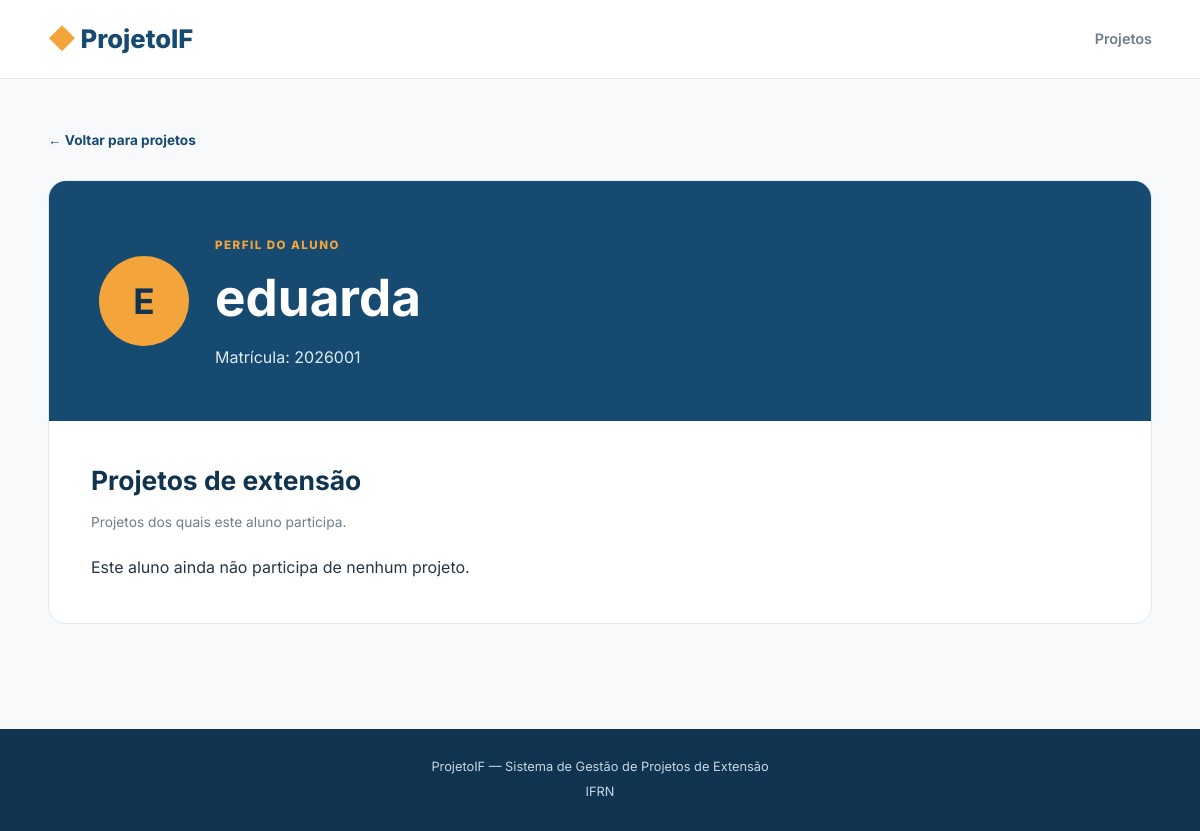
The page /coordenação/alunos/1/ on the database its author committed.
### coordenação/models.py (models this page shows, shortened)
class Aluno(models.Model):
    nome = models.CharField(max_length=50)
    matricula = models.CharField(max_length=50)

### coordenação/views.py (called while the page is built)
def detalhe_aluno(request, id):
    aluno = get_object_or_404(Aluno, id=id)
    return render(request,'coordenação/detalhe_aluno.html',{'aluno': aluno})

### coordenação/templates/coordenação/detalhe_aluno.html (shortened to what this page needs)
{% extends "base.html" %}
{% block content %}
<a class="back" href="{% url 'lista_projetos' %}">← Voltar para projetos</a>
<section class="detail">
    <div class="detail-header profile-header">
        <div class="avatar large">{{ aluno.nome|first|upper }}</div>
        <div>
            <span class="eyebrow">PERFIL DO ALUNO</span>
            <h1>{{ aluno.nome }}</h1>
            <p>Matrícula: {{ aluno.matricula }}</p>
        </div>
    </div>
    <div class="profile-content">
        <h2>Projetos de extensão</h2>
        <p class="muted">Projetos dos quais este aluno participa.</p>
        <div class="student-projects">
            {% for projeto in aluno.projetos.all %}
            <a class="student-project" href="{% url 'detalhe_projeto' projeto.id %}">
                <span>
                    <small>{{ projeto.categoria.nome }}</small>
                    <strong>{{ projeto.titulo }}</strong>
                </span>
                <span>→</span>
            </a>
            {% empty %}
            <p>Este aluno ainda não participa de nenhum projeto.</p>
            {% endfor %}
        </div>
    </div>
</section>
{% endblock %}

### static/css/estilo.css (style rules this page uses)
:root { --blue: #174a70; --dark: #10344f; --light: #eaf3f8; --orange: #f3a43b; --background: #f7f9fb; --white: #fff; --text: #253746; --muted: #6f7e89; --border: #e2e9ee; }
* { box-sizing: border-box; margin: 0; padding: 0; }
body { font-family: Inter, sans-serif; background: var(--background); color: var(--text); line-height: 1.6; }
a { color: inherit; text-decoration: none; }
.hero, .detail-header { background: var(--blue); color: var(--white); border-radius: 18px; padding: 50px; }
.eyebrow { color: var(--orange); font-size: .72rem; font-weight: 800; letter-spacing: 1.5px; }
h1 { font-size: clamp(2rem, 5vw, 3.2rem); line-height: 1.15; margin: 12px 0 18px; }
h2 { color: var(--dark); font-size: 1.65rem; line-height: 1.3; margin-bottom: 14px; }
.hero p, .detail-header p { color: #dceaf2; max-width: 650px; }
.muted { color: var(--muted); font-size: .86rem; }
.back { display: inline-block; color: var(--blue); font-size: .85rem; font-weight: 700; margin-bottom: 28px; }
.detail { background: var(--white); border: 1px solid var(--border); border-radius: 18px; overflow: hidden; }
.detail-header { border-radius: 0; }
.avatar { width: 38px; height: 38px; display: grid; place-items: center; border-radius: 50%; background: var(--blue); color: var(--white); font-weight: 700; }
.avatar.large { width: 90px; height: 90px; font-size: 2.2rem; background: var(--orange); color: var(--dark); }
.profile-header { display: flex; align-items: center; gap: 26px; }
.profile-content { padding: 42px; }
.student-projects { display: grid; gap: 12px; margin-top: 22px; }

### rows shown on the page
Aluno: nome|first "E", nome "eduarda", matricula "2026001"
